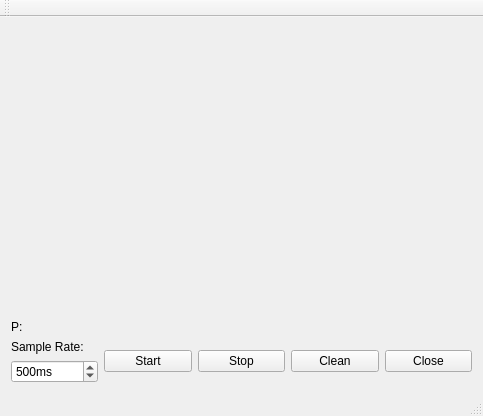
<?xml version="1.0" encoding="UTF-8"?>
<ui version="4.0">
 <class>MainWindow</class>
 <widget class="QMainWindow" name="MainWindow">
  <property name="geometry">
   <rect>
    <x>0</x>
    <y>0</y>
    <width>481</width>
    <height>416</height>
   </rect>
  </property>
  <property name="windowTitle">
   <string>MainWindow</string>
  </property>
  <widget class="QWidget" name="centralWidget">
   <layout class="QVBoxLayout" name="verticalLayout_4">
    <item>
     <layout class="QVBoxLayout" name="verticalLayout_3">
      <item>
       <widget class="QCustomPlot" name="temp_graph" native="true">
        <property name="sizePolicy">
         <sizepolicy hsizetype="Preferred" vsizetype="Preferred">
          <horstretch>0</horstretch>
          <verstretch>0</verstretch>
         </sizepolicy>
        </property>
        <property name="minimumSize">
         <size>
          <width>461</width>
          <height>231</height>
         </size>
        </property>
       </widget>
      </item>
      <item>
       <layout class="QVBoxLayout" name="verticalLayout_2">
        <item>
         <widget class="QLabel" name="lbl_pressure">
          <property name="sizePolicy">
           <sizepolicy hsizetype="Preferred" vsizetype="Fixed">
            <horstretch>0</horstretch>
            <verstretch>0</verstretch>
           </sizepolicy>
          </property>
          <property name="text">
           <string>P: </string>
          </property>
         </widget>
        </item>
        <item>
         <layout class="QHBoxLayout" name="horizontalLayout">
          <item>
           <layout class="QVBoxLayout" name="verticalLayout">
            <item>
             <widget class="QLabel" name="label">
              <property name="sizePolicy">
               <sizepolicy hsizetype="Preferred" vsizetype="Fixed">
                <horstretch>0</horstretch>
                <verstretch>0</verstretch>
               </sizepolicy>
              </property>
              <property name="text">
               <string>Sample Rate:  </string>
              </property>
             </widget>
            </item>
            <item>
             <widget class="QSpinBox" name="spinBox_rate">
              <property name="suffix">
               <string>ms</string>
              </property>
              <property name="minimum">
               <number>100</number>
              </property>
              <property name="maximum">
               <number>5000</number>
              </property>
              <property name="value">
               <number>500</number>
              </property>
             </widget>
            </item>
           </layout>
          </item>
          <item>
           <widget class="QPushButton" name="btn_start">
            <property name="text">
             <string>Start</string>
            </property>
           </widget>
          </item>
          <item>
           <widget class="QPushButton" name="btn_stop">
            <property name="text">
             <string>Stop</string>
            </property>
           </widget>
          </item>
          <item>
           <widget class="QPushButton" name="btn_clean">
            <property name="text">
             <string>Clean</string>
            </property>
           </widget>
          </item>
          <item>
           <widget class="QPushButton" name="btn_close">
            <property name="text">
             <string>Close</string>
            </property>
           </widget>
          </item>
         </layout>
        </item>
       </layout>
      </item>
     </layout>
    </item>
   </layout>
  </widget>
  <widget class="QMenuBar" name="menuBar">
   <property name="geometry">
    <rect>
     <x>0</x>
     <y>0</y>
     <width>481</width>
     <height>26</height>
    </rect>
   </property>
  </widget>
  <widget class="QToolBar" name="mainToolBar">
   <attribute name="toolBarArea">
    <enum>TopToolBarArea</enum>
   </attribute>
   <attribute name="toolBarBreak">
    <bool>false</bool>
   </attribute>
  </widget>
  <widget class="QStatusBar" name="statusBar"/>
 </widget>
 <layoutdefault spacing="6" margin="11"/>
 <customwidgets>
  <customwidget>
   <class>QCustomPlot</class>
   <extends>QWidget</extends>
   <header>qcustomplot.h</header>
   <container>1</container>
  </customwidget>
 </customwidgets>
 <resources/>
 <connections/>
</ui>
